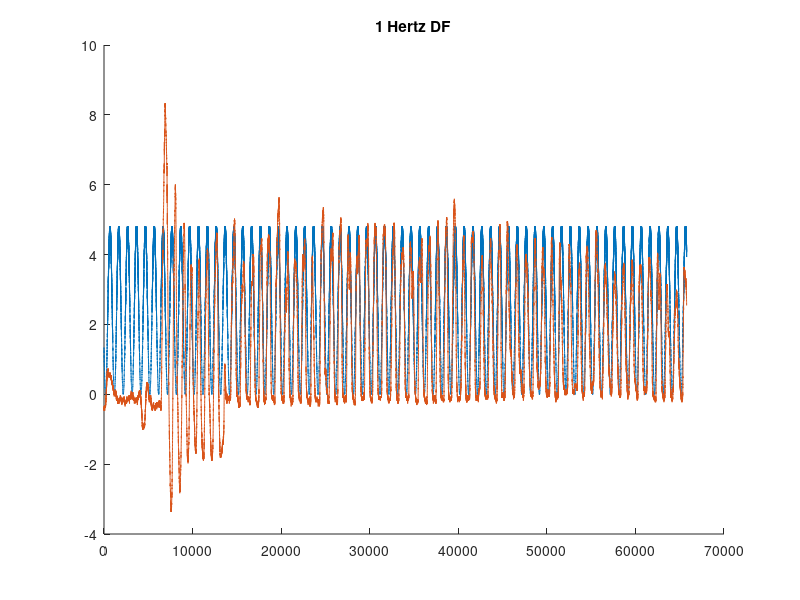
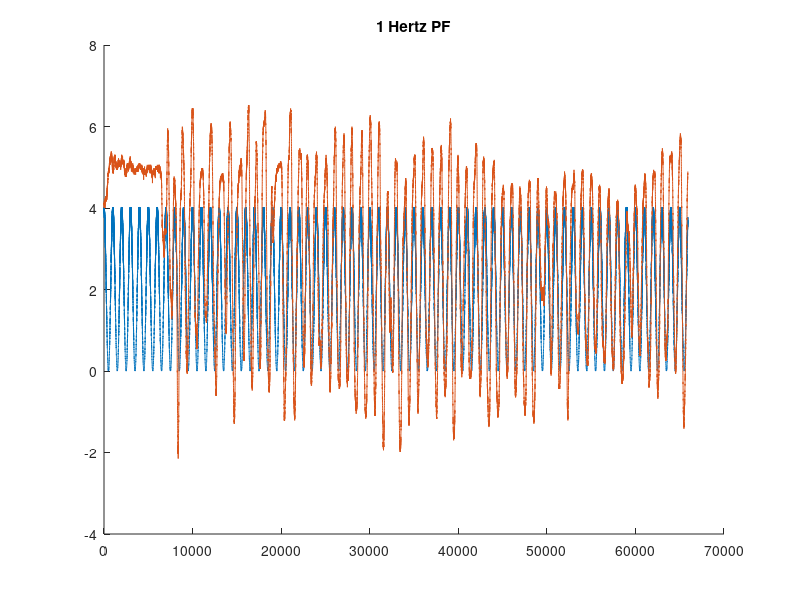

The MATLAB script that drew these images, in order:
%% Patient 7 -- 1 Hz, initial data loading

clear;
clc;

P7mvcDF = load('Patient7_MVC_DF.txt'); % Loading Pat7 MVC DF data
P7mvcPF = load('Patient7_MVC_PF.txt'); % Loading Pat 7 MVC PF data

P7oneDF = load('PatNo7_VR_AnklePosNeutral_DF_1-0Hz.txt'); % patient-hz-DF or PF
P7onePF = load('PatNo7_VR_AnklePosNeutral_PF_1-0Hz.txt');
P7oneDFPF = load('PatNo7_VR_AnklePosNeutral_DFPF_1-0Hz.txt');

%% Calling reference and measured vectors

mvcDF_measured = P7mvcDF(:,1); % calling DF MVC data for Pat7
mvcPF_measured = P7mvcPF(:,1); % calling PF MVC data for Pat8

P7oneDF_m = P7oneDF(:,1); % column 1 is measured
P7oneDF_ref = P7oneDF(:,2); % column 2 is reference
P7onePF_m = P7onePF(:,1);
P7onePF_ref = P7onePF(:,2);
P7oneDFPF_m = P7oneDFPF(:,1);
P7oneDFPF_ref = P7oneDFPF(:,2);

%% Determining zero level

zerolvloneDF = min(P7oneDF_m(1:4500));
P7oneDF_m = P7oneDF_m - zerolvloneDF;

zerolvlonePF = min(P7onePF_m(1:4500));
P7onePF_m = P7onePF_m - zerolvlonePF;

zerolvloneDFPF = min(P7oneDFPF_m(1:4500));
P7oneDFPF_m = P7oneDFPF_m - zerolvloneDFPF;

%% Zero level DF

zerolevel1DF = round(mean(mvcDF_measured(1:4500)));
mvcDF1 = max(mvcDF_measured(5500:9500)) - zerolevel1DF;
zerolevel2DF = round(mean(mvcDF_measured(10500:24500)));
mvcDF2 = max(mvcDF_measured(25500:29500)) - zerolevel2DF;
zerolevel3DF = round(mean(mvcDF_measured(30500:44500)));
mvcDF3 = max(mvcDF_measured(45550:end)) - zerolevel3DF;

%% Zero level PF

zerolevel1PF = round(mean(mvcPF_measured(1:4500)));
mvcPF1 = min(mvcPF_measured(5500:9500)) - zerolevel1PF;
zerolevel2PF = round(mean(mvcPF_measured(10500:24500)));
mvcPF2 = min(mvcPF_measured(25500:29500)) - zerolevel2PF;
zerolevel3PF = round(mean(mvcPF_measured(30500:44500)));
mvcPF3 = min(mvcPF_measured(45550:end)) - zerolevel3PF;

%% Zero level DFPF


%% Plotting

serial2lbs_bipolar = 125/2048;
lbs2NmAt15cm = 4.448*.15;

mvcDF_serial = max([mvcDF1, mvcDF2, mvcDF3]);
mvcDF_Nm = abs(mvcDF_serial)*serial2lbs_bipolar*lbs2NmAt15cm;

mvcPF_serial = min([mvcPF1, mvcPF2, mvcPF3]);
mvcPF_Nm = abs(mvcPF_serial)*serial2lbs_bipolar*lbs2NmAt15cm;

refsigserial2NmDF = mvcDF_Nm/4096*0.2;
refsigserial2NmPF = mvcPF_Nm/4096*0.2;

clear figures;
figure(1)
title('1 Hertz DF');
hold on;
plot(P7oneDF_ref*refsigserial2NmDF);
plot(P7oneDF_m*serial2lbs_bipolar*lbs2NmAt15cm-1); % minus 1 fudge factor
hold off;

figure(2)
title('1 Hertz PF');
hold on;
plot(P7onePF_ref*refsigserial2NmPF);
plot(P7onePF_m*serial2lbs_bipolar*lbs2NmAt15cm+4); % plus 4 fudge factor??
hold off;





